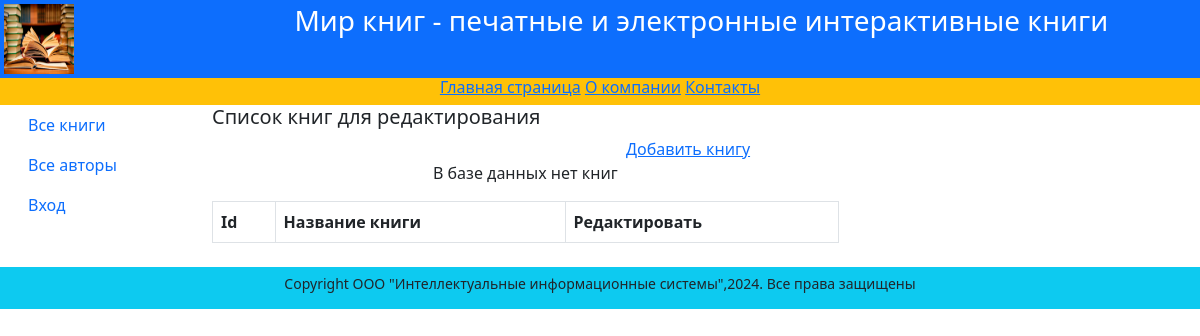
The page /edit_books/ on the database as committed earlier.
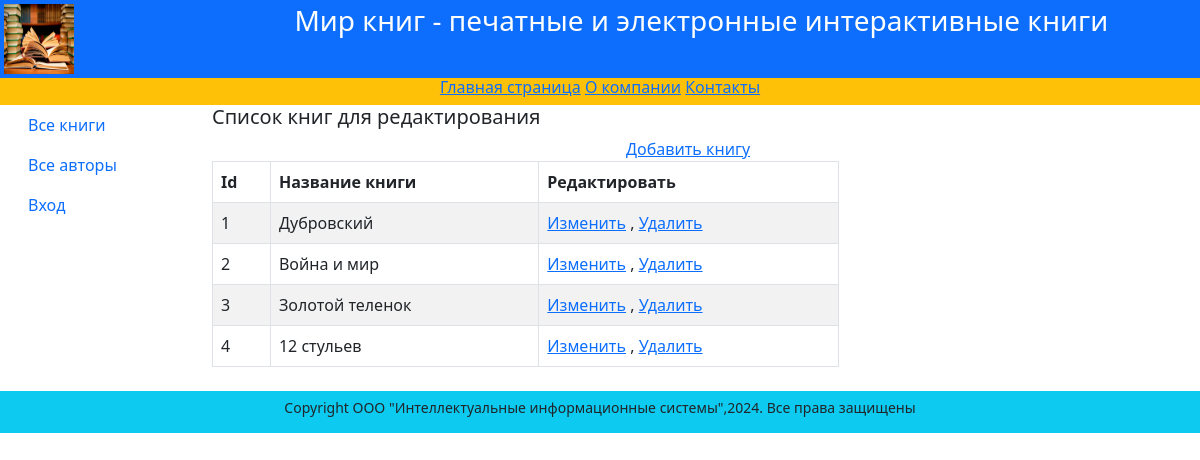
The same page on the database as committed later.
### catalog/models.py (models this page shows, shortened)
class Book(models.Model):
  title = models.CharField(max_length=200,
                           help_text="Введите название книги",
                           verbose_name="Название книги")
  genre = models.ForeignKey('Genre',
                            on_delete=models.CASCADE,
                            help_text=" Выберите жанр для книги",
                            verbose_name="Жанр книги", null=True)
  language = models.ForeignKey('Language',
                               on_delete=models.CASCADE,
                               help_text="Выберите язык книги",
                               verbose_name="Язык книги", null=True)
  publisher = models.ForeignKey(Publisher,
                                on_delete=models.CASCADE,
                                help_text="Выберите издательство",
                                verbose_name="Издательство", null=True)
  year = models.CharField(max_length=4,
                          help_text="Введите год издания",
                          verbose_name="Год издания")
  author = models.ManyToManyField('Author',
                                  help_text="Выберите автора (авторов) книги",
                                  verbose_name="Автор (авторы) книги")
  summary = models.TextField(max_length=1000,
                             help_text="Введите краткое описание книги",
                             verbose_name="Аннотация книги")
  isbn = models.CharField(max_length=13,
                          help_text="Должно содержать 13 символов",
                          verbose_name="ISBN книги")
  price = models.DecimalField(decimal_places=2, max_digits=7,
                              help_text="Введите цену книги",
                              verbose_name="Цена (руб.)")
  photo = models.ImageField(upload_to='images',
                            help_text="Введите изображение обложки",
                            verbose_name="Изображение обложки")
  def display_author(self):
    return ', '.join([author.last_name for author in self.author.all()])
  display_author.short_description = 'Авторы'

### catalog/views.py (the view)
# urls.py: path('edit_books/', views.edit_books, name='edit_books'),
def edit_books(request):
 book = Book.objects.all()
 context = {'book': book}
 return render(request, "catalog/edit_books.html", context)

### catalog/templates/catalog/edit_books.html (shortened to what this page needs)
{% extends "base_generic.html" %}
{% block content %}
<div class="row text-start lh-2">
 <h5>Список книг для редактирования</h5>
</div>
 <div class="row">
 <a href="{% url 'book_create' %}">Добавить книгу</a>
 <div class="col-8 ">
 <table class="table table-striped table-bordered text-start">
 <thead>
 <tr>
 <th>Id</th>
 <th>Название книги</th>
 <th>Редактировать</th>
 </tr>
 </thead>
 <tbody>
 {% if book %}
 {% for book in book.all %}
 <tr>
 <td>{{book.id}}</td>
 <td>{{book.title}}</td>
 <td><a href="/book/update/{{book.id}}">Изменить</a> ,
 <a href="/book/delete/{{book.id}}">Удалить</a></td>
 </tr>
 {% endfor %}
 {% else %}
 <p> В базе данных нет книг</p>
 {% endif %}
 </table>
 </div>
 <div class="col-2"></div>
 </div>
{% endblock %}

Rows that differ between the two databases and show on the page:
added Book: id "1", title "Дубровский"
added Book: id "2", title "Война и мир"
added Book: id "3", title "Золотой теленок"
added Book: id "4", title "12 стульев"
Other text that changed with them:
text no longer shown: "В базе данных нет книг"
